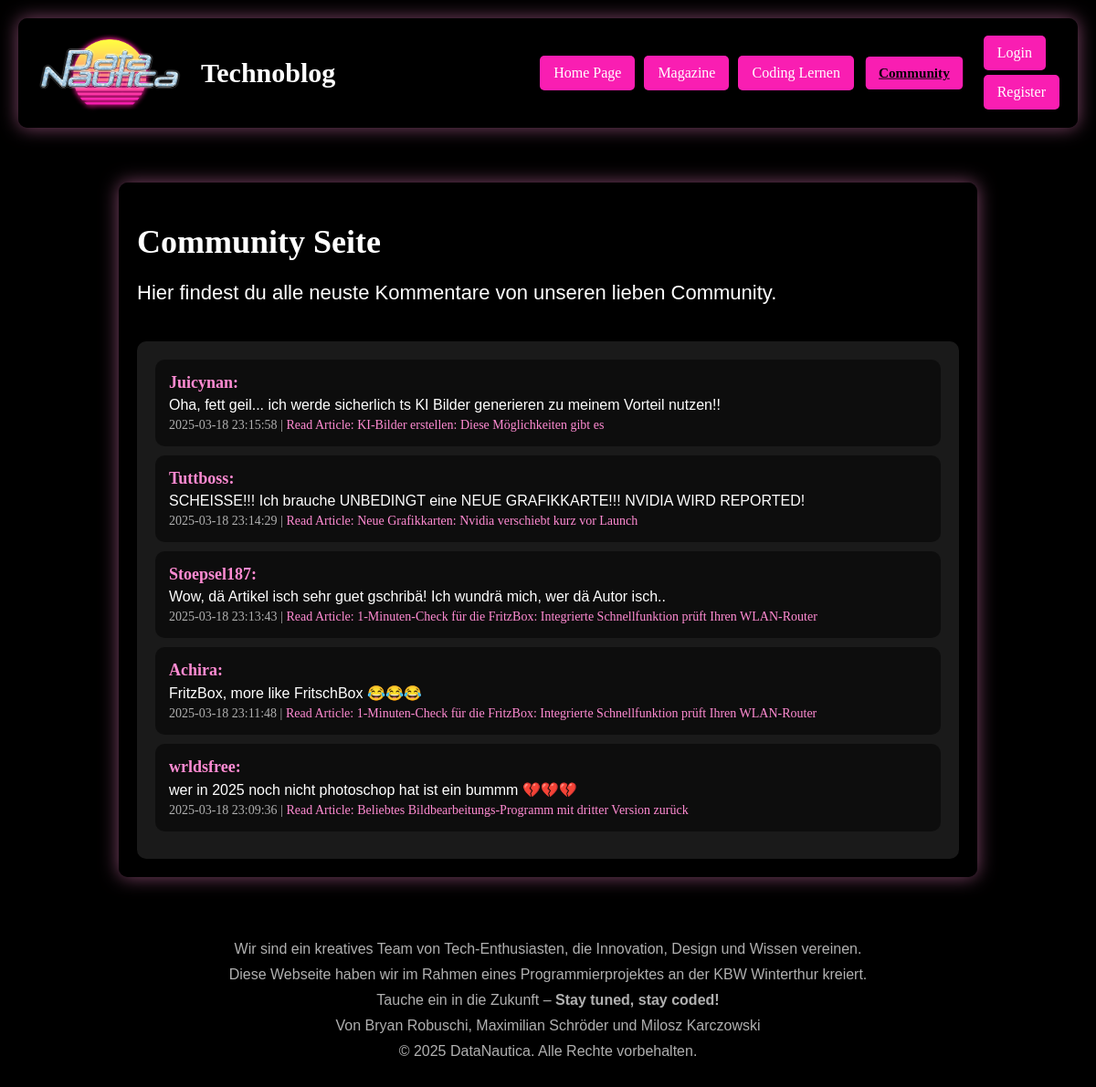
Screenshot of /pages/community.php with the database file from the repository.
### tables this page shows
CREATE TABLE `comments` (
  `comment_id` int(11) NOT NULL,
  `article_id` int(11) NOT NULL,
  `user_id` int(11) NOT NULL,
  `comment_text` text NOT NULL,
  `comment_date` timestamp NOT NULL DEFAULT current_timestamp()
);

CREATE TABLE `users` (
  `user_id` int(11) NOT NULL,
  `username` varchar(50) NOT NULL,
  `password` varchar(255) NOT NULL,
  `login_token` varchar(64) DEFAULT NULL
);

CREATE TABLE `articles` (
  `article_id` int(11) NOT NULL,
  `article_title` text NOT NULL,
  `article_cover` longblob NOT NULL,
  `article_content` longtext NOT NULL,
  `article_author` text NOT NULL,
  `article_date` datetime NOT NULL DEFAULT current_timestamp(),
  `article_category` text NOT NULL,
  `article_tag` text NOT NULL
);

### includes/init.php (called while the page is built, shortened)
<?php
$currentPage = basename($_SERVER['PHP_SELF']);
?>

### pages/community.php (the view, shortened to what this page needs)
<?php
include "../includes/init.php";
$sql = "SELECT comments.comment_text, comments.comment_date, users.username,
               articles.article_title, articles.article_id
        FROM comments
        JOIN users ON comments.user_id = users.user_id
        JOIN articles ON comments.article_id = articles.article_id
        ORDER BY comments.comment_date DESC";
$result = $conn->query($sql);
?>
<html>
<head>
    <link rel="stylesheet" type="text/css" href="../assets/styles.css">
</head>
<body>
    <?php include '../includes/header.php'; ?>
    <div class="magazine-container">
        <h1><b>Community Seite</b></h1>
        <p>Hier findest du alle neuste Kommentare von unseren lieben Community.</p>
        <div class="comment-section">
            <?php if ($result->num_rows > 0): ?>
                <?php while ($row = $result->fetch_assoc()): ?>
                    <div class="comment">
                        <b><?php echo htmlspecialchars($row["username"]); ?>:</b>
                        <p><?php echo nl2br(htmlspecialchars($row["comment_text"])); ?></p>
                        <small><?php echo $row["comment_date"]; ?> |
                            <a href="article.php?id=<?php echo $row['article_id']; ?>">
                                Read Article: <?php echo htmlspecialchars($row["article_title"]); ?>
                            </a>
                        </small>
                    </div>
                <?php endwhile; ?>
            <?php else: ?>
                <p>No comments yet. Be the first to comment!</p>
            <?php endif; ?>
        </div>
    </div>
    <?php include '../includes/footer.php'; ?>
</body>
</html>

### includes/header.php (shortened to what this page needs)
<header>
    <div class="header-container">
        <a href="../pages/main.php" class="logo">
            <img src="../assets/images/DataNautica_Logo.png" alt="Technoblog Logo">
            <h1>Technoblog</h1>
        </a>
        <nav class="nav-links">
            <a href="../pages/main.php" class="<?php echo ($currentPage == 'main.php') ? 'active' : ''; ?>">
                <button>Home Page</button>
            </a>
            <a href="../pages/magazine.php" class="<?php echo ($currentPage == 'magazine.php') ? 'active' : ''; ?>">
                <button>Magazine</button>
            </a>
            <a href="../pages/lernen.php" class="<?php echo ($currentPage == 'lernen.php') ? 'active' : ''; ?>">
                <button>Coding Lernen</button>
            </a>
            <a href="../pages/community.php" class="<?php echo ($currentPage == 'community.php') ? 'active' : ''; ?>">
                <button>Community</button>
            </a>
        </nav>
        <div class="auth-buttons">
            <?php if (isset($_SESSION["username"])): ?>
                <a href="logout.php">
                    <button>Logout</button>
                </a>
            <?php else: ?>
                <a href="login.php">
                    <button>Login</button>
                </a>
                <a href="register.php">
                    <button>Register</button>
                </a>
            <?php endif; ?>
        </div>
    </div>
</header>

### includes/footer.php
<footer class="footer">
    <div class="footer-container">
        <p>Wir sind ein kreatives Team von Tech-Enthusiasten, die Innovation, Design und Wissen vereinen.</p>
        <p>Diese Webseite haben wir im Rahmen eines Programmierprojektes an der KBW Winterthur kreiert.</p>
        <p>Tauche ein in die Zukunft – <b>Stay tuned, stay coded!</b></p>
        <p>Von Bryan Robuschi, Maximilian Schröder und Milosz Karczowski</p>
        <p>© <?php echo date("Y"); ?> DataNautica. Alle Rechte vorbehalten.</p>
    </div>
</footer>

### assets/styles.css (style rules this page uses)
html, body { height: 100%; margin: 0; padding: 0; }
h1 { font-family: 'Neuropol'; font-style: bold; font-size: 36px; margin-bottom: 20px; color: #ffffff; }
p { font-family: Arial; font-size: 22px; margin-bottom: 20px; color: #ffffff; }
body { background-image: url('images/vaporwave.png'); background-color: #000000; background-repeat: repeat; background-size: 1500px 1500px; }
button { padding: 10px 15px; border: none; background-color: #f91eb2; cursor: pointer; border-radius: 5px; font-family: 'Neuropol'; font-size: 16px; color: #ffffff; transition-duration: 0.3s; }
.active button { font-weight: bold; text-decoration: underline; transform: scale(0.95); color: #000000; }
header { padding: 20px; }
.header-container { display: flex; align-items: center; justify-content: space-between; padding: 0px 20px; background-color: rgba(0, 0, 0, 0.8); color: white; border-radius: 10px; box-shadow: 0px 0px 20px rgba(255, 139, 210, 0.5); }
.logo { display: flex; align-items: center; text-decoration: none; }
.logo img { margin-right: 20px; width: 160px; height: auto; }
.logo h1 { font-size: 30px; font-style: bold; margin: 0; }
.nav-links { display: flex; align-items: center; gap: 10px; margin-left: auto; margin-right: 20px; }
.auth-buttons { display: flex; flex-direction: column; gap: 5px; align-items: stretch; width: auto; }
.comment-section { margin-top: 40px; padding: 20px; background-color: rgba(255, 255, 255, 0.1); border-radius: 10px; }
.magazine-container { max-width: 900px; margin: 40px auto; padding: 20px; background-color: rgba(0, 0, 0, 0.8); color: white; border-radius: 10px; box-shadow: 0px 0px 20px rgba(255, 139, 210, 0.5); }
.comment { background-color: rgba(0, 0, 0, 0.5); padding: 15px; border-radius: 10px; margin-bottom: 10px; }
.comment b { color: #ff8bd2; font-size: 18px; }
.comment p { color: #ffffff; font-size: 16px; margin: 5px 0; }
.comment small { font-size: 14px; color: #b0b0b0; display: block; margin-top: 5px; }
.comment a { color: #ff8bd2; text-decoration: none; }
.footer { background-color: rgb(0, 0, 0); color: white; text-align: center; padding: 20px; margin-top: 40px; margin: 0; }
.footer-container { margin: auto; }
.footer p { margin: 10px 0; font-size: 16px; color: #b0b0b0; }

### rows the page displays
comments: user.username "Juicynan", comment_text "Oha, fett geil... ich werde sicherlich ts KI Bilder generieren zu meinem Vorteil nutzen!!", comment_date "2025-03-18 23:15:58", article.article_title "KI-Bilder erstellen: Diese Möglichkeiten gibt es"
comments: user.username "Tuttboss", comment_text "SCHEISSE!!! Ich brauche UNBEDINGT eine NEUE GRAFIKKARTE!!! NVIDIA WIRD REPORTED!", comment_date "2025-03-18 23:14:29", article.article_title "Neue Grafikkarten: Nvidia verschiebt kurz vor Launch"
comments: user.username "Stoepsel187", comment_text "Wow, dä Artikel isch sehr guet gschribä! Ich wundrä mich, wer dä Autor isch..", comment_date "2025-03-18 23:13:43", article.article_title "1-Minuten-Check für die FritzBox: Integrierte Schnellfunktion prüft Ihren WLAN-Router"
comments: user.username "Achira", comment_text "FritzBox, more like FritschBox 😂😂😂", comment_date "2025-03-18 23:11:48", article.article_title "1-Minuten-Check für die FritzBox: Integrierte Schnellfunktion prüft Ihren WLAN-Router"
comments: user.username "wrldsfree", comment_text "wer in 2025 noch nicht photoschop hat ist ein bummm 💔💔💔", comment_date "2025-03-18 23:09:36", article.article_title "Beliebtes Bildbearbeitungs-Programm mit dritter Version zurück"
